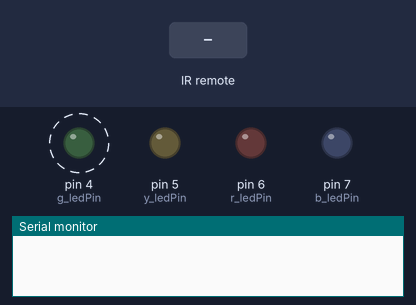
This sketch was run on a simulated Arduino Uno, built with avr-gcc and run on an emulated ATmega328P. Parts: output pins drawn as LEDs (lit = HIGH), the last lines printed to the serial monitor. Dashed ring = blinking. The test bench sets the inputs (shaded band).

Above: at 1.26 s.
1.3 s: infrared code 0xFD609F received
At 1.56 s:
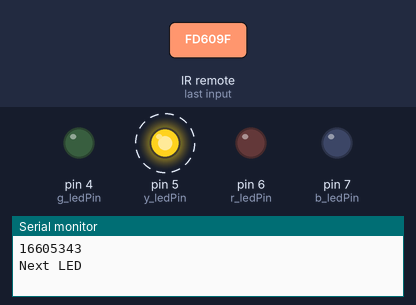
4.3 s: infrared code 0xFD20DF received
At 4.59 s:
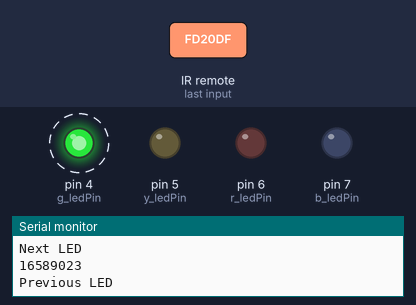
7.3 s: infrared code 0xFD20DF received
At 7.63 s:
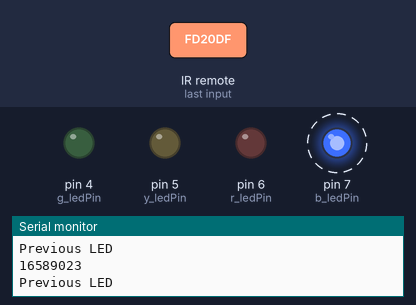
Timing chart, 0 to 16.3 s (numbered marks = the images above; inputs shaded):
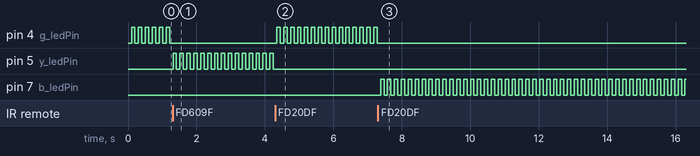

Measured:
- after the input at 1.3 s, pin 4 (g_ledPin): stops changing and stays LOW; pin 5 (y_ledPin): alternates HIGH for 0.10 s and LOW for 0.10 s, starting at once
- after the input at 4.3 s, pin 4 (g_ledPin): alternates HIGH for 0.10 s and LOW for 0.10 s, starting after 0.05 s; pin 5 (y_ledPin): stops changing and stays LOW
- after the input at 7.3 s, pin 4 (g_ledPin): stops changing and stays LOW; pin 7 (b_ledPin): alternates HIGH for 0.10 s and LOW for 0.10 s, starting after 0.08 s
- by itself, pin 4 (g_ledPin): alternates HIGH for 0.10 s and LOW for 0.10 s

The sketch:

IR_4Leds.ino
```cpp
// (licence header left out)
#include <IRremote.h>

int IR_Recv = 3;   //IR Receiver Pin 3
int g_ledPin = 4;  //green LED pin 5
int y_ledPin = 5;  //yellow LED pin 6
int r_ledPin = 6;  //red LED pin 9
int b_ledPin = 7; //blue LED pin 10
int ledPins[] = {4, 5, 6, 7};  //array with all the LED's pins
int ledStates[] ={0, 0, 0, 0};  //this means the LED's states at first is 0 = LOW
int i=0;  //LED index for the arrays

IRrecv irrecv(IR_Recv);
decode_results results;

//variables to make the LED blink when selected
int ledState = LOW;             // ledState to turn the LED on or off
long previousMillis = 0;        // stores last time LED was updated
long interval = 100;           // interval at which to blink (milliseconds)

void setup(){
  Serial.begin(9600);  //starts serial communication
  irrecv.enableIRIn(); // Starts the receiver
  pinMode(g_ledPin, OUTPUT);      // sets the digital pin as output
  pinMode(y_ledPin, OUTPUT);      // sets the digital pin as output
  pinMode(r_ledPin, OUTPUT);      // sets the digital pin as output
  pinMode(b_ledPin, OUTPUT);      // sets the digital pin as output
}

void loop(){
  //decodes the infrared input
  if (irrecv.decode(&results)){
    long int decCode = results.value;
    Serial.println(decCode);
   //switch case to use the selected remote control button
   switch (results.value){
      case 16605343: //when you press the Forward button
       //this if/else statement makes sure that LED is ON or OFF before move to the next LED
       if(ledStates[i]==0)
          digitalWrite(ledPins[i], LOW);
       else
          digitalWrite(ledPins[i], HIGH);
       Serial.println("Next LED");
       //makes sure that when we reach the last LED it goes to the first LED again
       if(i>=3)
          i=-1;
       i+=1;
       break;

      case 16589023: //when you press the Reverse button
        //this if/else statement makes sure that LED is ON or OFF before move to the previous LED
        if(ledStates[i]==0)
          digitalWrite(ledPins[i], LOW);
        else
          digitalWrite(ledPins[i], HIGH);
        Serial.println("Previous LED");
        //makes sure that when we reach the first LED it goes to the last LED
        if(i<=0)
          i=4;
        i-=1;
        break;

      case 16621663: //when you press the Mute button
        if(ledStates[i]==0){ //if the LED is off, It will turn on
          Serial.println("Turns ON the LED Selected");
          digitalWrite(ledPins[i], HIGH);  //sets the LED on
          ledStates[i]=1;                  //updates the LED state
        }
        else{
          Serial.println("Turns OFF the LED Selected"); //else: the LED is on, It will turn off
          digitalWrite(ledPins[i], LOW);   //sets the LED off
          ledStates[i]=0;                  //updates the LED state
        }
        break;

      case 16580863: //when you press the Power button
        Serial.println("Turns OFF all the LED's");
        digitalWrite(g_ledPin, LOW);   // sets the green LED off
        ledStates[0] =0;               // updates the LED state
        digitalWrite(y_ledPin, LOW);   // sets the yellow LED off
        ledStates[1] =0;               // updates the LED state
        digitalWrite(r_ledPin, LOW);   // sets the red LED off
        ledStates[2] =0;               // updates the LED state
        digitalWrite(b_ledPin, LOW);   // sets the blue LED off
        ledStates[3] =0;               // updates the LED state
        break;

      default:
        Serial.println("Waiting");
    }
    irrecv.resume(); // Receives the next value from the button you press
  }
  //this if statment makes the LED blink if it's selected and off
  if(ledStates[i]==0){
    unsigned long currentMillis = millis();
    if(currentMillis - previousMillis > interval) {
      // save the last time you blinked the LED
      previousMillis = currentMillis;
      // if the LED is off turn it on and vice-versa:
      if (ledState == LOW)
        ledState = HIGH;
      else
        ledState = LOW;
      // set the LED with the ledState of the variable:
      digitalWrite(ledPins[i], ledState);
    }
  }
}
```
